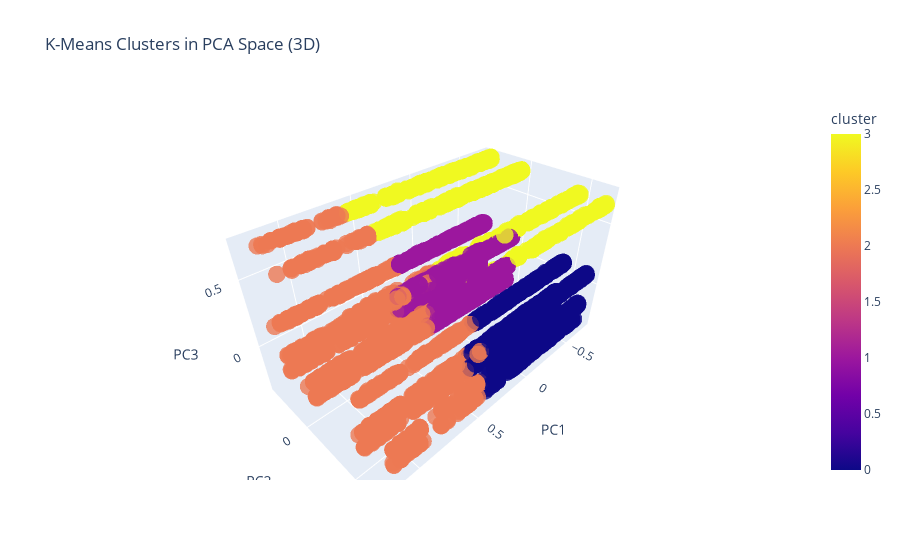

Notebook code for this chart:
### Code cell
from sklearn.decomposition import PCA

# Apply PCA (reduce to 4 components for 3D plot)
pca = PCA(n_components=4)
X_pca = pca.fit_transform(X_cluster_feats)

# Create DataFrame for plotting
df_pca = pd.DataFrame(X_pca, columns=['PC1', 'PC2', 'PC3', 'PC4'])
df_pca['cluster'] = cluster_labels  # from kmeans_3

# Custom colors for distinct clusters
colors = ['#1f77b4', '#ff7f0e', '#2ca02c']

# Plot in 3D using Plotly
fig = px.scatter_3d(
    df_pca,
    x='PC1', y='PC2', z='PC3',
    color='cluster',
    title='K-Means Clusters in PCA Space (3D)',
    opacity=0.8,
    color_discrete_sequence=colors
)

fig.update_traces(marker=dict(symbol='circle', size=6))
fig.show()

### Figure 1 — Plotly figure (JSON) as saved in the notebook; plotly's stock layout.template omitted (floating-point values rounded to 4 significant figures; data arrays with more than 128 entries replaced by an {"elided": "..."} marker saying what was removed)
{"data": [{"hovertemplate": "PC1=%{x}<br>PC2=%{y}<br>PC3=%{z}<br>cluster=%{marker.color}<extra></extra>", "legendgroup": "", "marker": {"color": {"elided": "22870 int values"}, "coloraxis": "coloraxis", "opacity": 0.8, "size": 6, "symbol": "circle"}, "mode": "markers", "name": "", "scene": "scene", "showlegend": false, "type": "scatter3d", "x": {"elided": "22870 float values"}, "y": {"elided": "22870 float values"}, "z": {"elided": "22870 float values"}}], "layout": {"coloraxis": {"colorbar": {"title": {"text": "cluster"}}, "colorscale": [[0, "#0d0887"], [0.1111, "#46039f"], [0.2222, "#7201a8"], [0.3333, "#9c179e"], [0.4444, "#bd3786"], [0.5556, "#d8576b"], [0.6667, "#ed7953"], [0.7778, "#fb9f3a"], [0.8889, "#fdca26"], [1, "#f0f921"]]}, "legend": {"tracegroupgap": 0}, "scene": {"domain": {"x": [0, 1], "y": [0, 1]}, "xaxis": {"title": {"text": "PC1"}}, "yaxis": {"title": {"text": "PC2"}}, "zaxis": {"title": {"text": "PC3"}}}, "title": {"text": "K-Means Clusters in PCA Space (3D)"}}}
